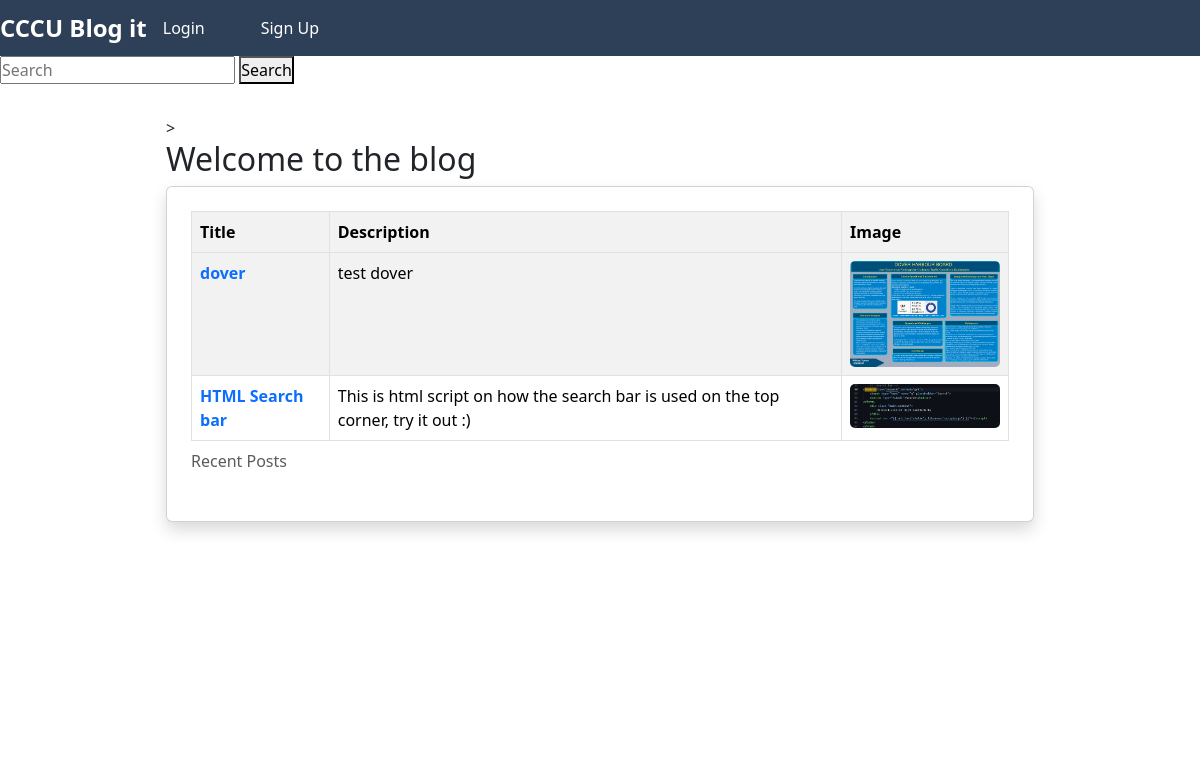
The page / on the database its author committed.
### tables this page shows
CREATE TABLE finalProjects (
        id INTEGER PRIMARY KEY AUTOINCREMENT,
        title TEXT NOT NULL,
        description TEXT NOT NULL,
        image_filename TEXT NOT NULL            
      );

### server/app.py (the view)
@app.route('/')
def index():
    with OpenConn() as conn:
        posts = conn.execute("SELECT * FROM finalProjects ORDER BY id DESC LIMIT 3").fetchall()
    return render_template('index.html', posts=posts)

### server/database.py (called while the page is built)
def OpenConn() -> sqlite3.Connection:
  conn = sqlite3.connect(DBPath)
  conn.row_factory = sqlite3.Row
  return conn

### templates/index.html (shortened to what this page needs)
{% extends "base.html" %}
{% block content %}
>
<h2>Welcome to the blog</h2>
<div class="card shadow p-4 rounded-2">
<table class="table table-striped table-bordered table-hover">
    <caption class="text-muted"> Recent Posts</caption>
        <tr>
            <th scope="col"> Title </th>
            <th scope="col"> Description</th>
            <th scope="col"> Image</th>
        </tr>
<tbody>
    {% for post in posts %}
    <tr>
        <td>
            <a href="{{ url_for('view_post', post_id=post.id) }}"
               class="text-decoration-none fw-bold">
                {{ post.title }}
            </a>
        </td>
        <td>{{ post.description[:120] }}{% if post.description|length > 120 %}...{% endif %}</td>
        <td>
            {% if post.image_filename %}
                <img src="{{ url_for('static', filename='uploads/' ~ post.image_filename) }}"
                     style="max-width: 150px; height: auto; border-radius: 5px;">
            {% endif %}
        </td>
    </tr>
    {% endfor %}
</tbody>
</table>
{% endblock %}

### templates/base.html (shortened to what this page needs)
<!doctype html>
<!doctype html>
<html lang="en" data-bs-theme="light">
    <head>
        <link rel="stylesheet" href="{{ url_for('static', filename='styles.css') }}">
        <link
            href="https://cdn.jsdelivr.net/npm/bootstrap@5.3.8/dist/css/bootstrap.min.css"
            rel="stylesheet"
        />
    </head>
<body>
    <nav class="navbar navbar-expand-lg">
        <div class="logo">
            <a class="white_brand" href="{{ url_for('index') }}">CCCU Blog it</a>
        </div>
        <div class="nav-links">
            {% if current_user and current_user.is_authenticated %}
                <a href="{{ url_for('add_post') }}">Create Post</a>
                <a href="{{ url_for('logout') }}">Logout</a>
            {% else %}
                <a href="{{ url_for('login') }}">Login</a>
                <a href="{{ url_for('signup') }}">Sign Up</a>
            {% endif %}
        </div>
    </nav>
    <form action="{{url_for('searchPosts')}}">
        <input type="text" name="query" placeholder="Search">
        <button type="submit">Search</button>
    </form>
    <div class="main-content">
        {% block content %}{% endblock %}
    </div>
</body>
</html>

### static/styles.css (style rules this page uses)
* { margin: 0; padding: 0; box-sizing: border-box; }
body { font-family: 'Segoe UI', Tahoma, Geneva, Verdana, sans-serif; line-height: 1.6; color: #333; background-color: #f9f9f9; }
.white_brand { color: white !important; text-decoration: none; font-weight: bold; font-size: 1.5rem; }
.navbar { background-color: #2E4057; color: white; padding: 1rem 2rem; display: flex; justify-content: space-between; align-items: center; position: sticky; top: 0; z-index: 100; }
.logo { font-size: 1.5rem; font-weight: bold; }
.nav-links { display: flex; gap: 1.5rem; align-items: center; }
.nav-links a { color: white; text-decoration: none; padding: 0.5rem 1rem; border-radius: 4px; transition: background-color 0.3s; }
.main-content { max-width: 900px; margin: 2rem auto; padding: 0 1rem; background: white; min-height: 80vh; }

### rows shown on the page
finalProjects: title "dover", description "test dover", image_filename (picture)
finalProjects: title "HTML Search bar", description "This is html script on how the search bar is used on the top corner, try it out :)", image_filename (picture)
